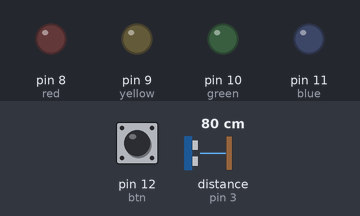
Recording of a sketch running on a simulated Arduino Uno, built with avr-gcc and run on an emulated ATmega328P. Shown: output pins drawn as LEDs (lit = HIGH). The test bench sets the inputs (shaded band); at power-on: pin 12 (btn) LOW, distance to the obstacle (sensor on pin 3) 80 cm. The echo pulse lasts 58.3 µs per cm; pins used as bus, display or sensor lines are not drawn; what the sketch prints to the serial monitor is not drawn.

Above: at 1.8 s.
1.9 s: pin 12 (btn) pulled HIGH for 3.2 s
At 5.6 s:
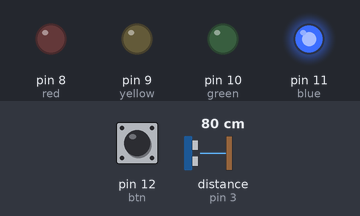
6.6 s: distance to the obstacle (sensor on pin 3) set to 44 cm
8.2 s: distance to the obstacle (sensor on pin 3) set to 37 cm
At 9.6 s:
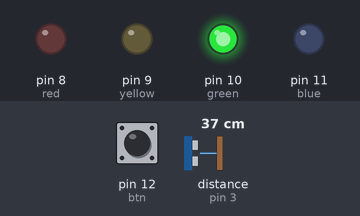
10.0 s: distance to the obstacle (sensor on pin 3) set to 22 cm
11.5 s: distance to the obstacle (sensor on pin 3) set to 17 cm
At 12.6 s:
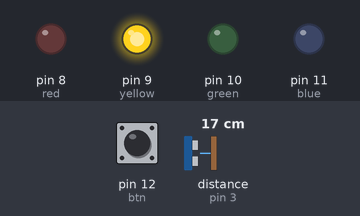
13.0 s: distance to the obstacle (sensor on pin 3) set to 11 cm
14.5 s: distance to the obstacle (sensor on pin 3) set to 8 cm
At 15.5 s:
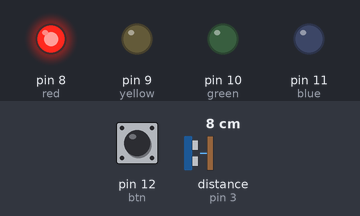
Timing chart, 0 to 17.0 s (numbered marks = the images above; inputs shaded):
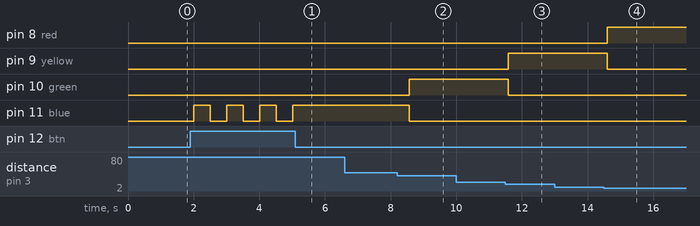

The sketch:

ultrasonic_button_test.ino
```cpp
int trigPin = 2;
int echoPin = 3;
int red = 8;
int yellow = 9;
int green = 10;
int blue = 11;
int btn = 12;
bool on = false;
int val = 0;

void setup() {
  // initialize pin modes and begin I/O
  pinMode(trigPin, OUTPUT);
  pinMode(red, OUTPUT);
  pinMode(yellow, OUTPUT);
  pinMode(green, OUTPUT);
  pinMode(blue, OUTPUT);
  pinMode(btn, INPUT);
  Serial.begin(9600);
}

void loop() {
  val = digitalRead(btn);
  if (val == HIGH) {
    if (on == true) {
      // reset lights
      digitalWrite(red, LOW);
      digitalWrite(yellow, LOW);
      digitalWrite(green, LOW);
      digitalWrite(blue, LOW);
      on = false;
    } else {
      on = true;
    }
  }

  // this will only run if display is set to "on"
  if (on) {
    // get reading from ultrasonic device
    digitalWrite(trigPin, LOW);
    delay(1);
    digitalWrite(trigPin, HIGH);
    delayMicroseconds(10);
    digitalWrite(trigPin, LOW);
    // calculate approximate distance
    long duration = pulseIn(echoPin, HIGH);
    Serial.print("Duration: ");
    Serial.print(duration);
    long distance = (duration / 2) / 29.1;

    // reset lights
    digitalWrite(red, LOW);
    digitalWrite(yellow, LOW);
    digitalWrite(green, LOW);
    digitalWrite(blue, LOW);

    // trigger lights
    if (distance < 10) {
      digitalWrite(red, HIGH);
    } else if (distance < 20) {
      digitalWrite(yellow, HIGH);
    } else if (distance < 40) {
      digitalWrite(green, HIGH);
    } else {
      digitalWrite(blue, HIGH);
    }
  }

  delay(500);
}
```

Measured:
- the behaviour switches between 40 and 39 cm on distance to the obstacle (sensor on pin 3) (found by bisection; images 1 and 2)
- the behaviour switches between 20 and 19 cm on distance to the obstacle (sensor on pin 3) (found by bisection; images 2 and 3)
- the behaviour switches between 10 and 9 cm on distance to the obstacle (sensor on pin 3) (found by bisection; images 3 and 4)
- after the input at 1.9 s, pin 11 (blue): alternates HIGH for 0.50 s and LOW for 0.51 s, 7 changes in all, then stays HIGH, starting after 0.11 s
- after the input at 8.2 s, pin 10 (green): LOW → HIGH after 0.36 s; pin 11 (blue): HIGH → LOW after 0.36 s
- after the input at 11.5 s, pin 9 (yellow): LOW → HIGH after 0.08 s; pin 10 (green): HIGH → LOW after 0.08 s
- after the input at 14.5 s, pin 8 (red): LOW → HIGH after 0.10 s; pin 9 (yellow): HIGH → LOW after 0.10 s
